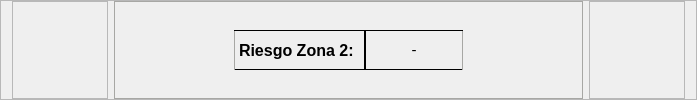
                       <widget class="QFrame" name="frame_32">
                        <property name="minimumSize">
                         <size>
                          <width>96</width>
                          <height>70</height>
                         </size>
                        </property>
                        <property name="maximumSize">
                         <size>
                          <width>16777215</width>
                          <height>100</height>
                         </size>
                        </property>
                        <property name="frameShape">
                         <enum>QFrame::StyledPanel</enum>
                        </property>
                        <property name="frameShadow">
                         <enum>QFrame::Raised</enum>
                        </property>
                        <layout class="QHBoxLayout" name="horizontalLayout_30">
                         <property name="topMargin">
                          <number>0</number>
                         </property>
                         <property name="bottomMargin">
                          <number>0</number>
                         </property>
                         <item>
                          <widget class="QFrame" name="frame_71">
                           <property name="minimumSize">
                            <size>
                             <width>96</width>
                             <height>0</height>
                            </size>
                           </property>
                           <property name="frameShape">
                            <enum>QFrame::StyledPanel</enum>
                           </property>
                           <property name="frameShadow">
                            <enum>QFrame::Raised</enum>
                           </property>
                          </widget>
                         </item>
                         <item>
                          <widget class="QFrame" name="colorZone2F">
                           <property name="sizePolicy">
                            <sizepolicy hsizetype="Expanding" vsizetype="Preferred">
                             <horstretch>0</horstretch>
                             <verstretch>0</verstretch>
                            </sizepolicy>
                           </property>
                           <property name="minimumSize">
                            <size>
                             <width>98</width>
                             <height>0</height>
                            </size>
                           </property>
                           <property name="styleSheet">
                            <string notr="true">background: qlineargradient(spread:pad,x1: 0, y1: 0, x2: 1, y2: 0,
                                 stop: 0 rgb(122, 124, 151), stop: 0.48 rgb(198, 197, 195),
                                 stop: 0.52 rgb(198, 197, 195), stop: 1.0  rgb(122, 124, 151));
border-radius:0px;
border:1px solid rgb(167, 167, 164);</string>
                           </property>
                           <property name="frameShape">
                            <enum>QFrame::StyledPanel</enum>
                           </property>
                           <property name="frameShadow">
                            <enum>QFrame::Raised</enum>
                           </property>
                           <layout class="QHBoxLayout" name="horizontalLayout_31">
                            <property name="spacing">
                             <number>0</number>
                            </property>
                            <item>
                             <spacer name="horizontalSpacer_28">
                              <property name="orientation">
                               <enum>Qt::Horizontal</enum>
                              </property>
                              <property name="sizeType">
                               <enum>QSizePolicy::Expanding</enum>
                              </property>
                              <property name="sizeHint" stdset="0">
                               <size>
                                <width>110</width>
                                <height>20</height>
                               </size>
                              </property>
                             </spacer>
                            </item>
                            <item>
                             <widget class="QLabel" name="label_29">
                              <property name="minimumSize">
                               <size>
                                <width>98</width>
                                <height>20</height>
                               </size>
                              </property>
                              <property name="maximumSize">
                               <size>
                                <width>140</width>
                                <height>40</height>
                               </size>
                              </property>
                              <property name="font">
                               <font>
                                <family>Arial</family>
                                <pointsize>12</pointsize>
                                <bold>true</bold>
                               </font>
                              </property>
                              <property name="styleSheet">
                               <string notr="true">border-radius:0px;
border-top: 1px solid;
border-bottom: 1px solid;
border-right: 1px solid;
background-color:rgba(0, 0, 0, 0);</string>
                              </property>
                              <property name="text">
                               <string>Riesgo Zona 2: </string>
                              </property>
                             </widget>
                            </item>
                            <item>
                             <widget class="QLabel" name="txtZona2F">
                              <property name="minimumSize">
                               <size>
                                <width>98</width>
                                <height>20</height>
                               </size>
                              </property>
                              <property name="maximumSize">
                               <size>
                                <width>55</width>
                                <height>40</height>
                               </size>
                              </property>
                              <property name="font">
                               <font>
                                <family>Arial</family>
                                <pointsize>11</pointsize>
                               </font>
                              </property>
                              <property name="styleSheet">
                               <string notr="true">border-radius:0px;
border-top: 1px solid;
border-bottom: 1px solid;
border-left: 1px solid;
background-color:rgba(0, 0, 0, 0);</string>
                              </property>
                              <property name="text">
                               <string>-</string>
                              </property>
                              <property name="alignment">
                               <set>Qt::AlignCenter</set>
                              </property>
                             </widget>
                            </item>
                            <item>
                             <spacer name="horizontalSpacer_29">
                              <property name="orientation">
                               <enum>Qt::Horizontal</enum>
                              </property>
                              <property name="sizeType">
                               <enum>QSizePolicy::Expanding</enum>
                              </property>
                              <property name="sizeHint" stdset="0">
                               <size>
                                <width>110</width>
                                <height>20</height>
                               </size>
                              </property>
                             </spacer>
                            </item>
                           </layout>
                          </widget>
                         </item>
                         <item>
                          <widget class="QFrame" name="frame_73">
                           <property name="minimumSize">
                            <size>
                             <width>96</width>
                             <height>0</height>
                            </size>
                           </property>
                           <property name="styleSheet">
                            <string notr="true">border-image: url(:/Images/ResourcesFolder/Imagenes/ZonasRefracMed.png);</string>
                           </property>
                           <property name="frameShape">
                            <enum>QFrame::StyledPanel</enum>
                           </property>
                           <property name="frameShadow">
                            <enum>QFrame::Raised</enum>
                           </property>
                          </widget>
                         </item>
                        </layout>
                       </widget>
